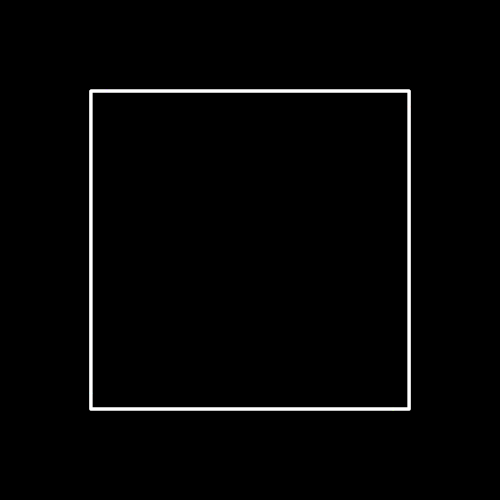
Frame 1 (no input)
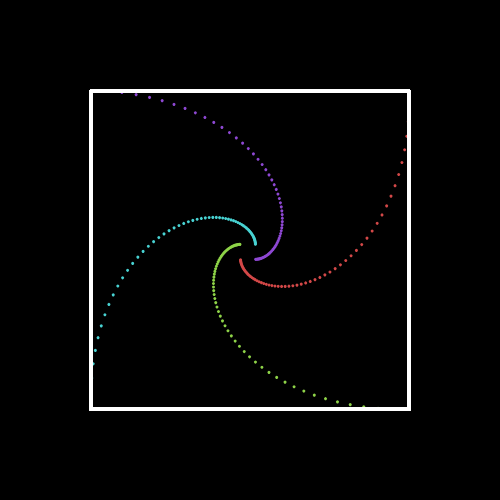
Frame 60 (no input)
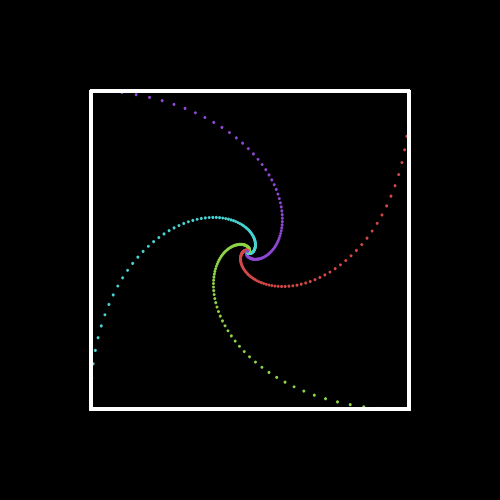
Frame 120 (the mouse pressed at the canvas centre since frame 60)

The p5.js sketch that drew these frames (run headless with seeded random() and noise() and a simulated clock; from frame 60 on, the mouse is pressed at the canvas centre):

// p5.js sketch
// ── sketch.js
let height = 500;
let width = 500;
let n = 4;
let radius = height/2 * 0.9;
let mice = [];
let newMice = [];

function setup() {
    createCanvas(width, height);
    background(0);
    angleMode(DEGREES);
    stroke(255);
    strokeJoin(ROUND)
    strokeWeight(3);
    colorMode(HSL, 360);
    noFill();

    translate(width/2, height/2);
    rotate(360 / n / 2 - 90);
    beginShape();
    for(let a = 0; a < 360; a += 360 / n) {
        vertex(radius * cos(a), radius * sin(a))
    }
    endShape(CLOSE);

    for(let a = 0; a < 360; a += 360 / n) {
        mice.push([radius * cos(a), radius * sin(a)]);
        newMice.push([null, null])
    }
};

function mouseClicked() {
    n = (n + - 2) % 15 + 3;
    background(0);
    mice = [];
    newMice = [];
    for(let i = 0; i < n; i ++) {
        mice[i] = [radius * cos(i * 360/n), radius * sin(i * 360/n)];
        newMice[i] = [null, null];
    }

    // stroke("WHITE");
    // beginShape();
    // for(let a = 0; a < 360; a += 360 / n) {
    //     vertex(radius * cos(a), radius * sin(a))
    // }
    // endShape(CLOSE);
}

function draw() {
    translate(width/2, height/2);
    rotate(360 / n / 2 - 90);

    for(let i = 0; i < mice.length; i ++) {
        newMice[i][0] = mice[i][0] + 0.05 * (mice[(i + 1) % mice.length][0] - mice[i][0]);
        newMice[i][1] = mice[i][1] + 0.05 * (mice[(i + 1) % mice.length][1] - mice[i][1]);
        stroke(i * 360/n, 220, 200);
        point(newMice[i][0], newMice[i][1]);
    };
    mice = [...newMice];

    stroke("WHITE");
    beginShape();
    for(let a = 0; a < 360; a += 360 / n) {
        vertex(radius * cos(a), radius * sin(a))
    }
    endShape(CLOSE);
};
